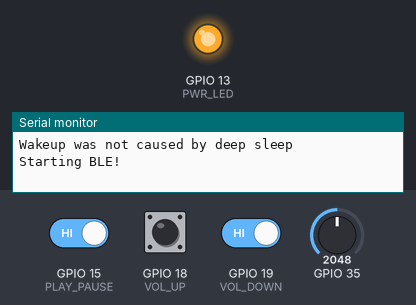
A program run on a simulated ESP32. On the bench: output pins drawn as LEDs (lit = HIGH), the last lines printed to the serial monitor. The inputs (shaded band) are chosen by the test bench; at power-on: GPIO 15 (PLAY_PAUSE) HIGH, GPIO 19 (VOL_DOWN) HIGH, GPIO 18 (VOL_UP) HIGH, GPIO 35 = 2048. USB keyboard and mouse output is not drawn. At 6.3 s the program puts the board to deep sleep or switches it off; the recording ends there.

Above: at 1.7 s.
1.8 s: GPIO 15 (PLAY_PAUSE) driven LOW and GPIO 19 (VOL_DOWN) driven LOW
At 4.5 s:
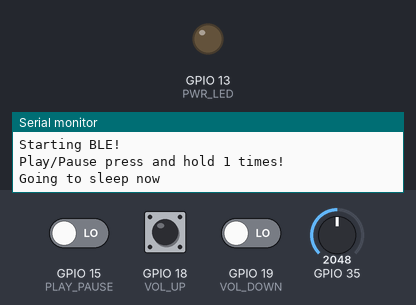
Timing chart, 0 to 6.0 s (numbered marks = the images above; inputs shaded):
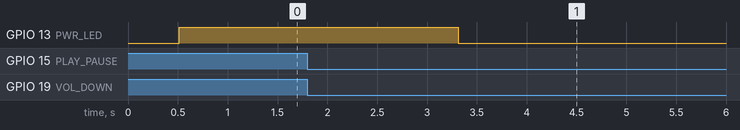

The program:

main.cpp
```cpp
#include <Arduino.h>
#include "buttons.h"
#include "battery.h"

#include <BleKeyboard.h>

#define DEBUG(x)      \
  do                  \
  {                   \
    Serial.printf(x); \
  } while (0)

#define DEBUG2(x, y)     \
  do                     \
  {                      \
    Serial.printf(x, y); \
  } while (0)

// #define DEBUG(x)
// #define DEBUG2(x, y)

BleKeyboard bleKeyboard("Blue Button", "bitbldr", 100);

uint8_t PWR_LED = 13;
uint8_t PLAY_PAUSE = 15;
uint8_t VOL_UP = 18;
uint8_t VOL_DOWN = 19;
uint8_t VBAT_SENSE = 35;

unsigned long lastEvent;
boolean isConnected = false;
unsigned long lastBatteryLevelUpdate = 0;

RTC_DATA_ATTR int clickCount = 0;
RTC_DATA_ATTR int dblClickCount = 0;
RTC_DATA_ATTR int pressHoldCount = 0;

// auto sleep after 8 hours of inactivity
const unsigned long AUTO_SLEEP_INACTIVITY_TIMEOUT = 8 * 60 * 60 * 1000;
const bool ENABLE_DEEP_SLEEP = true;

// update battery level every 5 mins
const unsigned long BATTERY_UPDATE_INTERVAL_MS = 5 * 60 * 1000;

void ledAnimateFadeOff()
{
  // Fade out
  for (int ledVal = 255; ledVal >= 0; ledVal -= 1)
  {
    analogWrite(PWR_LED, ledVal);
    delay(2);
  }
}

void ledAnimateFadeOn()
{
  // Fade in
  for (int ledVal = 0; ledVal <= 255; ledVal += 1)
  {
    analogWrite(PWR_LED, ledVal);
    delay(2);
  }
}

void goToSleep()
{
  DEBUG("Going to sleep now\n");

  ledAnimateFadeOff();

  // allow 3 seconds to depress button so that sleep isn't immediately exited
  delay(3000);

  if (ENABLE_DEEP_SLEEP)
  {
    esp_deep_sleep_start();
  }
  else
  {
    esp_light_sleep_start();
  }
}

// Function that prints the reason by which ESP32 has been awaken from sleep
esp_sleep_wakeup_cause_t getWakeupReason()
{
  esp_sleep_wakeup_cause_t wakeup_reason = esp_sleep_get_wakeup_cause();
  switch (wakeup_reason)
  {
  case 1:
    DEBUG("Wakeup caused by external signal using RTC_IO\n");
    break;
  case 2:
    DEBUG("Wakeup caused by external signal using RTC_CNTL\n");
    break;
  case 3:
    DEBUG("Wakeup caused by timer\n");
    break;
  case 4:
    DEBUG("Wakeup caused by touchpad\n");
    break;
  case 5:
    DEBUG("Wakeup caused by ULP program\n");
    break;
  default:
    DEBUG("Wakeup was not caused by deep sleep\n");
    break;
  }

  return wakeup_reason;
}

void onPlayPauseClick()
{
  DEBUG2("Play/Pause clicked %d times!\n", ++clickCount);

  if (bleKeyboard.isConnected())
  {
    bleKeyboard.write(KEY_MEDIA_PLAY_PAUSE);
  }

  lastEvent = millis();
}

void onPlayPauseOnMultiClick(uint8_t clickCount)
{
  if (clickCount == 2)
  {
    DEBUG2("Play/Pause double-clicked %d times!\n", ++dblClickCount);

    if (bleKeyboard.isConnected())
    {
      bleKeyboard.write(KEY_MEDIA_NEXT_TRACK);
    }
  }
  else if (clickCount == 3)
  {
    DEBUG2("Play/Pause triple-clicked %d times!\n", ++dblClickCount);

    if (bleKeyboard.isConnected())
    {
      bleKeyboard.write(KEY_MEDIA_PREVIOUS_TRACK);
    }
  }
  else
  {
    DEBUG2("Play/Pause multi-clicked %d times!\n", ++dblClickCount);
  }

  lastEvent = millis();
}

void onPlayPausePressHold()
{
  DEBUG2("Play/Pause press and hold %d times!\n", ++pressHoldCount);

  if (digitalRead(VOL_DOWN) == LOW)
  {
    goToSleep();
  }
}

void onVolUpClick()
{
  DEBUG("Vol +\n");

  if (bleKeyboard.isConnected())
  {
    bleKeyboard.write(KEY_MEDIA_VOLUME_UP);
  }

  lastEvent = millis();
}

void onVolDownClick()
{
  DEBUG("Vol -\n");

  if (bleKeyboard.isConnected())
  {
    bleKeyboard.write(KEY_MEDIA_VOLUME_DOWN);
  }

  lastEvent = millis();
}

void setup()
{
  Serial.begin(115200);

  pinMode(PWR_LED, OUTPUT);
  pinMode(PLAY_PAUSE, INPUT_PULLUP);
  pinMode(VOL_UP, INPUT_PULLUP);
  pinMode(VOL_DOWN, INPUT_PULLUP);

  // check the wakeup reason for ESP32
  if (getWakeupReason() == 2)
  {
    // wakeup from deep sleep was caused by RTC_CNTL play/pause button
    // require a presshold for 3 seconds to ensure wakeup is not accidental
    unsigned long UNLOCK_THRESHOLD = 3 * 1000;
    unsigned long start = millis();
    unsigned long now = start;

    while (digitalRead(PLAY_PAUSE) == LOW && digitalRead(VOL_DOWN) == LOW && now - start < UNLOCK_THRESHOLD)
    {
      if (millis() % 1000 < 500)
      {
        analogWrite(PWR_LED, 0);
      }
      else
      {
        analogWrite(PWR_LED, 255);
      }

      now = millis();
    }

    if (digitalRead(PLAY_PAUSE) == HIGH || digitalRead(VOL_DOWN) == HIGH)
    {
      // unlock threshold not met, go back to sleep
      DEBUG("Unlock threshold not met. Going back to sleep\n");
      esp_sleep_enable_ext0_wakeup(GPIO_NUM_15, 0);
      esp_deep_sleep_start();

      return;
    }
  }

  DEBUG("Starting BLE!\n");
  bleKeyboard.begin();

  onClick(PLAY_PAUSE, onPlayPauseClick);
  onMultiClick(PLAY_PAUSE, onPlayPauseOnMultiClick);
  onPressHold(PLAY_PAUSE, onPlayPausePressHold);
  onClick(VOL_UP, onVolUpClick);
  onClick(VOL_DOWN, onVolDownClick);

  // allow button press to wake up the controller
  esp_sleep_enable_ext0_wakeup(GPIO_NUM_15, 0);

  lastEvent = millis();

  ledAnimateFadeOn();
}

void discoverableLoop(unsigned long now)
{
  if (isConnected)
  {
    isConnected = false;
  }

  if (now % 200 < 100)
  {
    analogWrite(PWR_LED, 0);
  }
  else
  {
    analogWrite(PWR_LED, 255);
  }
}

void updateBatteryLevelLoop(unsigned long now)
{
  if (now - lastBatteryLevelUpdate > BATTERY_UPDATE_INTERVAL_MS)
  {
    bleKeyboard.setBatteryLevel(getBatteryChargeLevel(VBAT_SENSE));
    lastBatteryLevelUpdate = now;
  }
}

void onConnect()
{
  analogWrite(PWR_LED, 255);
  bleKeyboard.setBatteryLevel(getBatteryChargeLevel(VBAT_SENSE));
}

void connectedLoop(unsigned long now)
{
  if (!isConnected)
  {
    isConnected = true;
    onConnect();
  }

  updateBatteryLevelLoop(now);
}

void loop()
{
  unsigned long now = millis();
  if (now - lastEvent > AUTO_SLEEP_INACTIVITY_TIMEOUT)
  {
    goToSleep();
  }

  bleKeyboard.isConnected() ? connectedLoop(now) : discoverableLoop(now);

  buttonEventLoop();
}
```

battery.cpp
```cpp
/** Forked from https://github.com/pangodream/18650CL */

#include <Arduino.h>
#include "battery.h"

const double CONVERSION_FACTOR = 1.7;
const double NUM_READS = 20;

/**
 * Maps each percent (index) to a voltage value
 */
const double PERCENT_TO_VOLTS[] = {
    .200,
    .250,
    .300,
    .350,
    .400,
    .450,
    .500,
    .550,
    .600,
    .650,
    3.700,
    3.703,
    3.706,
    3.710,
    3.713,
    3.716,
    3.719,
    3.723,
    3.726,
    3.729,
    3.732,
    3.735,
    3.739,
    3.742,
    3.745,
    3.748,
    3.752,
    3.755,
    3.758,
    3.761,
    3.765,
    3.768,
    3.771,
    3.774,
    3.777,
    3.781,
    3.784,
    3.787,
    3.790,
    3.794,
    3.797,
    3.800,
    3.805,
    3.811,
    3.816,
    3.821,
    3.826,
    3.832,
    3.837,
    3.842,
    3.847,
    3.853,
    3.858,
    3.863,
    3.868,
    3.874,
    3.879,
    3.884,
    3.889,
    3.895,
    3.900,
    3.906,
    3.911,
    3.917,
    3.922,
    3.928,
    3.933,
    3.939,
    3.944,
    3.950,
    3.956,
    3.961,
    3.967,
    3.972,
    3.978,
    3.983,
    3.989,
    3.994,
    4.000,
    4.008,
    4.015,
    4.023,
    4.031,
    4.038,
    4.046,
    4.054,
    4.062,
    4.069,
    4.077,
    4.085,
    4.092,
    4.100,
    4.111,
    4.122,
    4.133,
    4.144,
    4.156,
    4.167,
    4.178,
    4.189,
    4.200,
};

int pinRead(uint8_t pin)
{
    int totalValue = 0;
    int averageValue = 0;
    for (int i = 0; i < NUM_READS; i++)
    {
        totalValue += analogRead(pin);
    }
    averageValue = totalValue / NUM_READS;
    return averageValue;
}

double analogReadToVolts(uint16_t readValue)
{
    double volts;
    volts = readValue * CONVERSION_FACTOR / 1000;
    return volts;
}

double getBatteryVolts(uint8_t pin)
{
    uint16_t readValue = pinRead(pin);
    return analogReadToVolts(readValue);
}

/**
 * Performs a binary search to find the index corresponding to a voltage.
 * The index of the array is the charge %
 */
int getChargeLevel(double volts)
{
    int idx = 50;
    int prev = 0;
    int half = 0;
    if (volts >= 4.2)
    {
        return 100;
    }
    if (volts <= 3.2)
    {
        return 0;
    }
    while (true)
    {
        half = abs(idx - prev) / 2;
        prev = idx;
        if (volts >= PERCENT_TO_VOLTS[idx])
        {
            idx = idx + half;
        }
        else
        {
            idx = idx - half;
        }
        if (prev == idx)
        {
            break;
        }
    }
    return idx;
}

int getBatteryChargeLevel(uint8_t pin)
{
    uint16_t readValue = pinRead(pin);
    double volts = analogReadToVolts(readValue);
    int chargeLevel = getChargeLevel(volts);

    return chargeLevel;
}
```

battery.h
```cpp
#ifndef BATTERY_h
#define BATTERY_h

/*
 * Get the battery charge level (0-100)
 * @return The calculated battery charge level
 */
int getBatteryChargeLevel(uint8_t pin);
double getBatteryVolts(uint8_t pin);
int getAnalogPin(uint8_t pin);
int pinRead(uint8_t pin);
double getConvFactor(uint8_t pin);

#endif
```

buttons.cpp
```cpp
#include <Arduino.h>
#include <FunctionalInterrupt.h>
#include <functional>
#include "buttons.h"
#include <stack>
#include <unordered_map>
#include <vector>

using InterruptFn = std::function<void(void)>;

const unsigned long DEBOUNCE_THRESHOLD_MS = 100;
const unsigned long MULTI_CLICK_THRESHOLD_MS = 300;
const unsigned long PRESS_HOLD_THRESHOLD_MS = 1000;
const unsigned long EVENT_TIMEOUT = 2000;

class Handler
{
public:
    uint8_t pin;
    unsigned long debounceLock;

    void (*onClickFn)();
    void (*onMultiClick)(uint8_t clickCount);
    void (*onPressHoldFn)();

    Handler(uint8_t pin)
    {
        this->pin = pin;
        this->onClickFn = NULL;
        this->onMultiClick = NULL;
        this->onPressHoldFn = NULL;
    }

    void registerClickHandler(void (*cb)())
    {
        this->onClickFn = cb;
    }

    void registeMultiClickHandler(void (*cb)(uint8_t clickCount))
    {
        this->onMultiClick = cb;
    }

    void registerPressHoldHandler(void (*cb)())
    {
        this->onPressHoldFn = cb;
    }
};

class PendingEvent
{
public:
    unsigned long lastEvent_ms;
    uint8_t clickCount = 0;
    Handler *handler;

    PendingEvent(Handler *handler)
    {
        this->lastEvent_ms = millis();
        this->handler = handler;
    }
};

enum change_state
{
    rising,
    falling
};

class ChangeInterrupt
{
public:
    uint8_t pin;
    change_state state;

    ChangeInterrupt(uint8_t pin, change_state state)
    {
        this->pin = pin;
        this->state = state;
    }
};

std::unordered_map<uint8_t, Handler *> handlers;
std::stack<ChangeInterrupt *> changeInterrupts;
std::unordered_map<uint8_t, PendingEvent *> pendingEvents;

void processChangeInterrupt(ChangeInterrupt *interrupt)
{
    unsigned long now = millis();
    uint8_t pin = interrupt->pin;
    Handler *h = handlers[pin];

    // if debounce lock was set from the latest interrupt, initialize it to now
    if (h->debounceLock == true)
    {
        h->debounceLock = now;
    }

    // TODO: use pendingEvents.count(pin) instead to check if key exists
    if (pendingEvents.count(pin) == 0)
    {
        if (interrupt->state == falling)
        {
            // pin changed from a high -> low, track new pending event
            PendingEvent *e = new PendingEvent(h);

            pendingEvents[pin] = e;
        }
    }
    else
    {
        // a pending event already exists for this pin, update it
        PendingEvent *p = pendingEvents[pin];
        p->lastEvent_ms = now;

        if (interrupt->state == rising)
        {
            // pin change is low -> high, track as another click
            p->clickCount++;
        }
    }
}

void clearPendingEvent(std::unordered_map<uint8_t, PendingEvent *>::iterator i, PendingEvent *e)
{
    delete e;
    pendingEvents.erase(i);
}

void cleanExpiredDebounceLocks()
{
    unsigned long now = millis();
    for (std::pair<const uint8_t, Handler *> pair : handlers)
    {
        unsigned long lock = pair.second->debounceLock;
        if (lock && lock - now > DEBOUNCE_THRESHOLD_MS)
        {
            // clear the debounce lock
            pair.second->debounceLock = false;
        }
    }
}

void processPendingEvents()
{
    for (auto i = pendingEvents.begin(); i != pendingEvents.end(); ++i)
    {
        PendingEvent *e = (*i).second;

        unsigned long now = millis();
        unsigned long timeElapsed_ms = now - e->lastEvent_ms;
        Handler *h = e->handler;
        uint8_t pin = h->pin;
        int pinState = digitalRead(pin);

        if (h->onMultiClick == NULL && h->onPressHoldFn == NULL && pinState == HIGH)
        {
            // trigger single-click event
            h->onClickFn();

            clearPendingEvent(i, e);
        }
        else if (h->onMultiClick != NULL && pinState == HIGH && timeElapsed_ms > MULTI_CLICK_THRESHOLD_MS)
        {
            if (e->clickCount > 1)
            {
                // trigger double-click event
                h->onMultiClick(e->clickCount);
            }
            else if (h->onClickFn != NULL)
            {
                // trigger single-click event
                h->onClickFn();
            }

            clearPendingEvent(i, e);
        }
        else if (h->onPressHoldFn != NULL && pinState == LOW && e->clickCount < 1 && timeElapsed_ms > PRESS_HOLD_THRESHOLD_MS)
        {
            // trigger press and hold event
            h->onPressHoldFn();

            clearPendingEvent(i, e);
        }
        else if (timeElapsed_ms > EVENT_TIMEOUT)
        {
            // the event has timed out and never completed for some reason
            // gracefully clear it without triggering anything
            clearPendingEvent(i, e);
        }
    }
}

void buttonEventLoop()
{
    // critical code - handler must complete and be cleaned up without an interrupt
    noInterrupts();

    while (!changeInterrupts.empty())
    {
        ChangeInterrupt *interrupt = changeInterrupts.top();
        processChangeInterrupt(interrupt);
        delete interrupt;
        changeInterrupts.pop();
    }

    processPendingEvents();
    cleanExpiredDebounceLocks();

    // re-enable interrupts
    interrupts();
}

void maybeInitializeHandler(uint8_t pin)
{
    // check if the pin is already assigned to a handler
    if (handlers.count(pin) == 0)
    {
        // create a new handler for this pin
        handlers[pin] = new Handler(pin);

        // define an interrupt routine that will push a button change event to the stack
        InterruptFn btn_change_fn{
            [pin]()
            {
                Handler *h = handlers.at(pin);
                if (!h->debounceLock)
                {
                    changeInterrupts.push(new ChangeInterrupt(pin, digitalRead(pin) == HIGH ? rising : falling));

                    h->debounceLock = true;
                }
            }};

        attachInterrupt(digitalPinToInterrupt(pin), btn_change_fn, CHANGE);
    }
}

void onClick(uint8_t pin, void (*cb)())
{
    maybeInitializeHandler(pin);

    // assign click handler
    handlers[pin]->registerClickHandler(cb);
}

void onMultiClick(uint8_t pin, void (*cb)(uint8_t clickCount))
{
    maybeInitializeHandler(pin);

    // assign double click handler
    handlers[pin]->registeMultiClickHandler(cb);
}

void onPressHold(uint8_t pin, void (*cb)())
{
    maybeInitializeHandler(pin);

    // assign press and hold handler
    handlers[pin]->registerPressHoldHandler(cb);
}
```

buttons.h
```cpp
#ifndef BUTTONS_h
#define BUTTONS_h

void buttonEventLoop();
void onClick(uint8_t pin, void (*cb)());
void onMultiClick(uint8_t pin, void (*cb)(uint8_t clickCount));
void onPressHold(uint8_t pin, void (*cb)());

// void onComboHold(uint8_t *pins, unsigned long time, void (*cb)());

#endif
```

Measured:
- after the input at 1.8 s, GPIO 13 (PWR_LED): HIGH → LOW after 1.5 s
